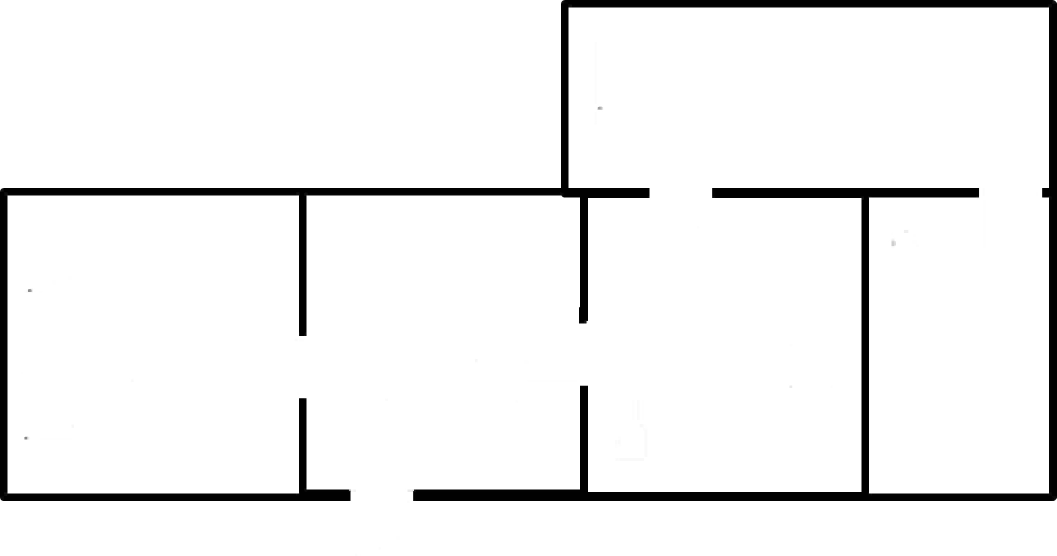
#> input picture dataset/247.jpg, 2113 x 1111 px, found by its file name (shown at 1/2 size); its folder holds 4 pictures in this run
$ python resize_images.py   (Python 2 division)
#> lines starting #> are read from the running program, lines starting #| are printed output that depends on the picture
import cv2
import os

directory = "/home/lab1/nitay/buildings/dataset/"

for filename in os.listdir(directory):
    img = cv2.imread(directory + filename)
#> img is the input picture: shape (1111, 2113, 3); min 0, max 255, mean 240.6

    img = cv2.resize(img, (int(img.shape[1]/10), int(img.shape[0]/10)), interpolation=cv2.INTER_NEAREST)
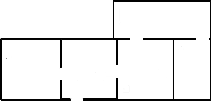
#> img: shape (111, 211, 3); min 0, max 255, mean 238.8

    cv2.imwrite('/home/lab1/nitay/buildings/small_dataset/' + filename, img)
    print filename
#> pass 2 of the loop `for filename in os.listdir(directory):`:
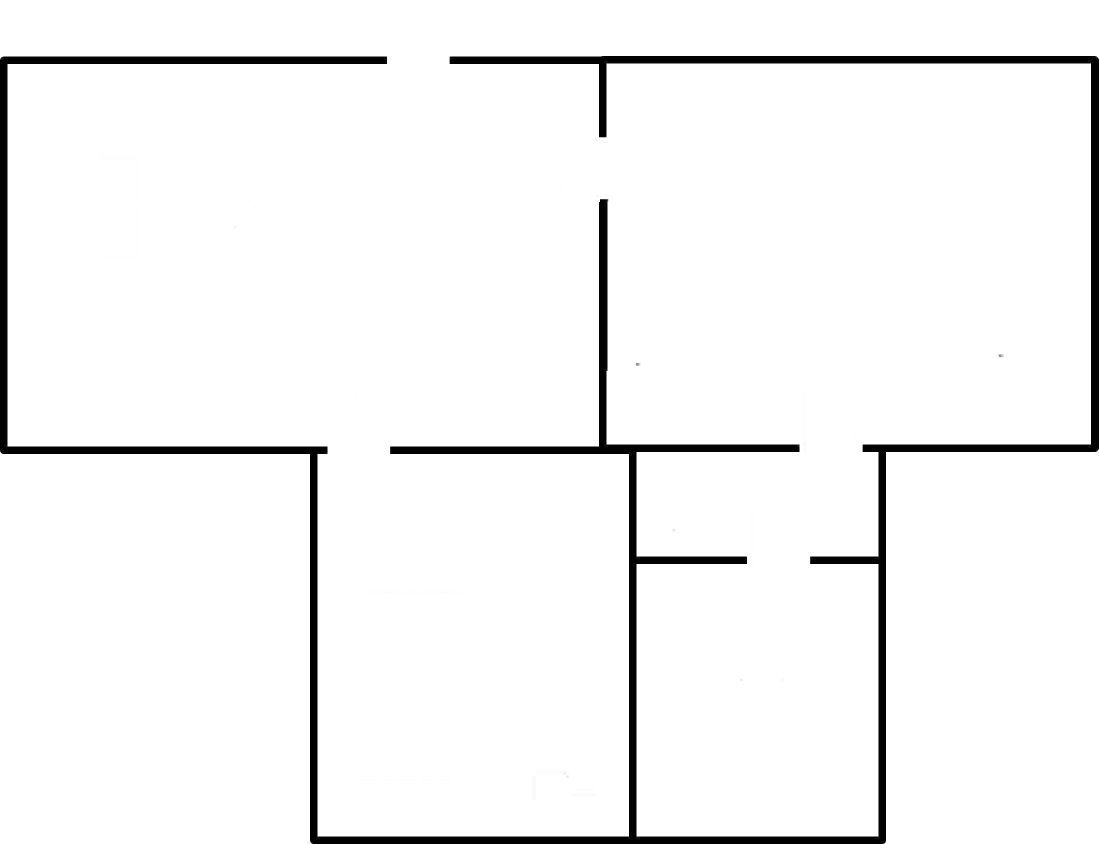
#> input picture dataset/248.jpg, 2197 x 1688 px, found by its file name (shown at 1/2 size)
#> img is the input picture: shape (1688, 2197, 3); min 0, max 255, mean 244.7
#> `img = cv2.resize(img, (int(img.shape[1]/10), int(img.shape[0]/10)), in..`:
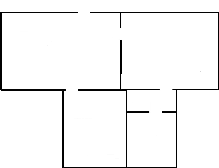
#> img: shape (168, 219, 3); min 0, max 255, mean 245.8
